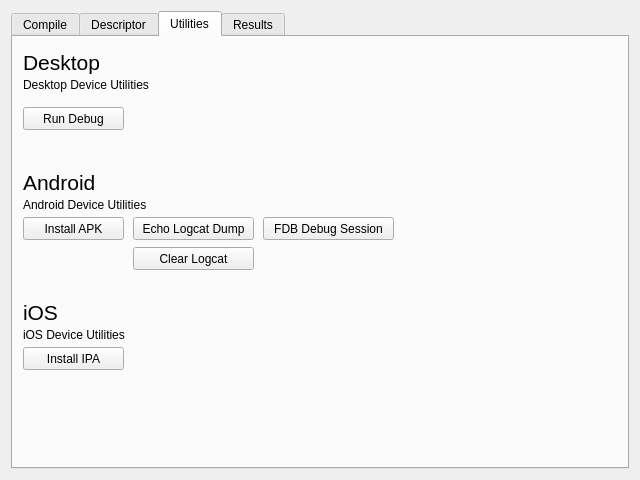
<?xml version="1.0" encoding="UTF-8"?>
<ui version="4.0">
 <class>Form</class>
 <widget class="QWidget" name="Form">
  <property name="geometry">
   <rect>
    <x>0</x>
    <y>0</y>
    <width>640</width>
    <height>480</height>
   </rect>
  </property>
  <property name="sizePolicy">
   <sizepolicy hsizetype="Expanding" vsizetype="Expanding">
    <horstretch>0</horstretch>
    <verstretch>0</verstretch>
   </sizepolicy>
  </property>
  <property name="minimumSize">
   <size>
    <width>640</width>
    <height>480</height>
   </size>
  </property>
  <property name="windowTitle">
   <string>ANE Compiler</string>
  </property>
  <layout class="QHBoxLayout" name="horizontalLayout_5">
   <item>
    <widget class="QTabWidget" name="mainTab">
     <property name="currentIndex">
      <number>2</number>
     </property>
     <widget class="QWidget" name="settingsTabPage">
      <attribute name="title">
       <string>Compile</string>
      </attribute>
      <layout class="QVBoxLayout" name="verticalLayout_7">
       <item>
        <widget class="QWidget" name="widget_4" native="true">
         <layout class="QHBoxLayout" name="horizontalLayout_2">
          <item>
           <widget class="QGroupBox" name="groupBox_3">
            <property name="title">
             <string>Compile Modes</string>
            </property>
            <layout class="QVBoxLayout" name="verticalLayout_6">
             <item>
              <widget class="QCheckBox" name="debugCheck">
               <property name="text">
                <string>Debug</string>
               </property>
              </widget>
             </item>
             <item>
              <widget class="QCheckBox" name="liveCheck">
               <property name="text">
                <string>Live</string>
               </property>
              </widget>
             </item>
             <item>
              <widget class="QCheckBox" name="packageAirCheck">
               <property name="text">
                <string>Package AIR</string>
               </property>
              </widget>
             </item>
             <item>
              <spacer name="verticalSpacer_4">
               <property name="orientation">
                <enum>Qt::Vertical</enum>
               </property>
               <property name="sizeHint" stdset="0">
                <size>
                 <width>20</width>
                 <height>40</height>
                </size>
               </property>
              </spacer>
             </item>
            </layout>
           </widget>
          </item>
          <item>
           <widget class="QGroupBox" name="platformBox">
            <property name="title">
             <string>Platforms To Compile</string>
            </property>
            <layout class="QVBoxLayout" name="verticalLayout_4">
             <item>
              <widget class="QCheckBox" name="webPlatformCheck">
               <property name="text">
                <string>Web (Flash)</string>
               </property>
              </widget>
             </item>
             <item>
              <widget class="QCheckBox" name="desktopPlatformCheck">
               <property name="text">
                <string>Desktop (AIR/Native)</string>
               </property>
              </widget>
             </item>
             <item>
              <widget class="QCheckBox" name="androidPlatformCheck">
               <property name="text">
                <string>Android</string>
               </property>
              </widget>
             </item>
             <item>
              <widget class="QCheckBox" name="iosPlatformCheck">
               <property name="text">
                <string>iOS</string>
               </property>
              </widget>
             </item>
             <item>
              <spacer name="verticalSpacer_3">
               <property name="orientation">
                <enum>Qt::Vertical</enum>
               </property>
               <property name="sizeHint" stdset="0">
                <size>
                 <width>20</width>
                 <height>40</height>
                </size>
               </property>
              </spacer>
             </item>
            </layout>
           </widget>
          </item>
          <item>
           <spacer name="horizontalSpacer_2">
            <property name="orientation">
             <enum>Qt::Horizontal</enum>
            </property>
            <property name="sizeHint" stdset="0">
             <size>
              <width>666</width>
              <height>20</height>
             </size>
            </property>
           </spacer>
          </item>
         </layout>
        </widget>
       </item>
       <item>
        <widget class="QWidget" name="widget_2" native="true">
         <layout class="QHBoxLayout" name="horizontalLayout">
          <item>
           <widget class="QWidget" name="widget_5" native="true">
            <layout class="QFormLayout" name="formLayout">
             <item row="0" column="0">
              <widget class="QLabel" name="label_3">
               <property name="text">
                <string>Flash Player Version:</string>
               </property>
               <property name="alignment">
                <set>Qt::AlignRight|Qt::AlignTrailing|Qt::AlignVCenter</set>
               </property>
              </widget>
             </item>
             <item row="0" column="1">
              <widget class="QComboBox" name="flashPlayerComboBox"/>
             </item>
             <item row="1" column="0">
              <widget class="QLabel" name="label_4">
               <property name="text">
                <string>AIR SDK Version:</string>
               </property>
               <property name="alignment">
                <set>Qt::AlignRight|Qt::AlignTrailing|Qt::AlignVCenter</set>
               </property>
              </widget>
             </item>
             <item row="1" column="1">
              <widget class="QComboBox" name="airSDKComboBox"/>
             </item>
            </layout>
           </widget>
          </item>
          <item>
           <spacer name="horizontalSpacer">
            <property name="orientation">
             <enum>Qt::Horizontal</enum>
            </property>
            <property name="sizeHint" stdset="0">
             <size>
              <width>469</width>
              <height>20</height>
             </size>
            </property>
           </spacer>
          </item>
         </layout>
        </widget>
       </item>
       <item>
        <widget class="QWidget" name="widget_7" native="true">
         <layout class="QHBoxLayout" name="horizontalLayout_4">
          <item>
           <widget class="QWidget" name="widget" native="true">
            <layout class="QVBoxLayout" name="verticalLayout_5">
             <item>
              <widget class="QLabel" name="label_5">
               <property name="text">
                <string>Remote Debugging:</string>
               </property>
              </widget>
             </item>
             <item>
              <widget class="QComboBox" name="remoteDebugComboBox"/>
             </item>
            </layout>
           </widget>
          </item>
          <item>
           <spacer name="horizontalSpacer_4">
            <property name="orientation">
             <enum>Qt::Horizontal</enum>
            </property>
            <property name="sizeHint" stdset="0">
             <size>
              <width>40</width>
              <height>20</height>
             </size>
            </property>
           </spacer>
          </item>
         </layout>
        </widget>
       </item>
       <item>
        <spacer name="verticalSpacer">
         <property name="orientation">
          <enum>Qt::Vertical</enum>
         </property>
         <property name="sizeHint" stdset="0">
          <size>
           <width>20</width>
           <height>140</height>
          </size>
         </property>
        </spacer>
       </item>
       <item>
        <widget class="QWidget" name="widget_6" native="true">
         <layout class="QHBoxLayout" name="horizontalLayout_3">
          <item>
           <widget class="QPushButton" name="compileBtn">
            <property name="font">
             <font>
              <pointsize>10</pointsize>
             </font>
            </property>
            <property name="text">
             <string>Compile</string>
            </property>
           </widget>
          </item>
          <item>
           <spacer name="horizontalSpacer_3">
            <property name="orientation">
             <enum>Qt::Horizontal</enum>
            </property>
            <property name="sizeHint" stdset="0">
             <size>
              <width>852</width>
              <height>20</height>
             </size>
            </property>
           </spacer>
          </item>
         </layout>
        </widget>
       </item>
      </layout>
     </widget>
     <widget class="QWidget" name="descriptorTabPage">
      <attribute name="title">
       <string>Descriptor</string>
      </attribute>
      <layout class="QVBoxLayout" name="verticalLayout_2">
       <item>
        <widget class="QLabel" name="label">
         <property name="font">
          <font>
           <pointsize>12</pointsize>
          </font>
         </property>
         <property name="text">
          <string>Version Label:</string>
         </property>
        </widget>
       </item>
       <item>
        <widget class="QWidget" name="widget_10" native="true">
         <layout class="QHBoxLayout" name="horizontalLayout_6">
          <item>
           <widget class="QWidget" name="widget_8" native="true">
            <layout class="QFormLayout" name="formLayout_3">
             <property name="margin">
              <number>0</number>
             </property>
             <item row="0" column="0">
              <widget class="QLabel" name="label_13">
               <property name="text">
                <string>Prefix</string>
               </property>
              </widget>
             </item>
             <item row="0" column="1">
              <widget class="QLineEdit" name="prefixLine"/>
             </item>
             <item row="1" column="0">
              <widget class="QLabel" name="label_14">
               <property name="text">
                <string>Suffix</string>
               </property>
              </widget>
             </item>
             <item row="1" column="1">
              <widget class="QSpinBox" name="suffixSpin"/>
             </item>
            </layout>
           </widget>
          </item>
          <item>
           <spacer name="horizontalSpacer_6">
            <property name="orientation">
             <enum>Qt::Horizontal</enum>
            </property>
            <property name="sizeHint" stdset="0">
             <size>
              <width>284</width>
              <height>20</height>
             </size>
            </property>
           </spacer>
          </item>
         </layout>
        </widget>
       </item>
       <item>
        <widget class="QLabel" name="label_2">
         <property name="font">
          <font>
           <pointsize>12</pointsize>
          </font>
         </property>
         <property name="text">
          <string>Version Number:</string>
         </property>
        </widget>
       </item>
       <item>
        <widget class="QWidget" name="widget_9" native="true">
         <layout class="QHBoxLayout" name="horizontalLayout_7">
          <item>
           <widget class="QWidget" name="widget_3" native="true">
            <layout class="QFormLayout" name="formLayout_2">
             <property name="labelAlignment">
              <set>Qt::AlignRight|Qt::AlignTrailing|Qt::AlignVCenter</set>
             </property>
             <property name="margin">
              <number>0</number>
             </property>
             <item row="0" column="0">
              <widget class="QLabel" name="label_10">
               <property name="text">
                <string>Major</string>
               </property>
               <property name="alignment">
                <set>Qt::AlignRight|Qt::AlignTrailing|Qt::AlignVCenter</set>
               </property>
              </widget>
             </item>
             <item row="0" column="1">
              <widget class="QSpinBox" name="majorSpin"/>
             </item>
             <item row="1" column="0">
              <widget class="QLabel" name="label_11">
               <property name="text">
                <string>Minor</string>
               </property>
               <property name="alignment">
                <set>Qt::AlignRight|Qt::AlignTrailing|Qt::AlignVCenter</set>
               </property>
              </widget>
             </item>
             <item row="1" column="1">
              <widget class="QSpinBox" name="minorSpin"/>
             </item>
             <item row="2" column="0">
              <widget class="QLabel" name="label_12">
               <property name="text">
                <string>Revision</string>
               </property>
              </widget>
             </item>
             <item row="2" column="1">
              <widget class="QSpinBox" name="revisionSpin"/>
             </item>
            </layout>
           </widget>
          </item>
          <item>
           <spacer name="horizontalSpacer_5">
            <property name="orientation">
             <enum>Qt::Horizontal</enum>
            </property>
            <property name="sizeHint" stdset="0">
             <size>
              <width>483</width>
              <height>20</height>
             </size>
            </property>
           </spacer>
          </item>
         </layout>
        </widget>
       </item>
       <item>
        <widget class="QWidget" name="widget_11" native="true">
         <layout class="QHBoxLayout" name="horizontalLayout_8">
          <item>
           <widget class="QPushButton" name="reloadSettingsBtn">
            <property name="text">
             <string>Reload</string>
            </property>
           </widget>
          </item>
          <item>
           <widget class="QPushButton" name="incrementSettingsBtn">
            <property name="text">
             <string>Increment</string>
            </property>
           </widget>
          </item>
          <item>
           <widget class="QPushButton" name="writeSettingsBtn">
            <property name="text">
             <string>Write</string>
            </property>
           </widget>
          </item>
          <item>
           <spacer name="horizontalSpacer_7">
            <property name="orientation">
             <enum>Qt::Horizontal</enum>
            </property>
            <property name="sizeHint" stdset="0">
             <size>
              <width>415</width>
              <height>20</height>
             </size>
            </property>
           </spacer>
          </item>
         </layout>
        </widget>
       </item>
       <item>
        <spacer name="verticalSpacer_2">
         <property name="orientation">
          <enum>Qt::Vertical</enum>
         </property>
         <property name="sizeHint" stdset="0">
          <size>
           <width>20</width>
           <height>152</height>
          </size>
         </property>
        </spacer>
       </item>
      </layout>
     </widget>
     <widget class="QWidget" name="utilsTabPage">
      <attribute name="title">
       <string>Utilities</string>
      </attribute>
      <widget class="QPushButton" name="installApkBtn">
       <property name="geometry">
        <rect>
         <x>10</x>
         <y>180</y>
         <width>101</width>
         <height>23</height>
        </rect>
       </property>
       <property name="text">
        <string>Install APK</string>
       </property>
      </widget>
      <widget class="QPushButton" name="runDebugBtn">
       <property name="geometry">
        <rect>
         <x>10</x>
         <y>70</y>
         <width>101</width>
         <height>23</height>
        </rect>
       </property>
       <property name="text">
        <string>Run Debug</string>
       </property>
      </widget>
      <widget class="QLabel" name="label_6">
       <property name="geometry">
        <rect>
         <x>10</x>
         <y>130</y>
         <width>111</width>
         <height>31</height>
        </rect>
       </property>
       <property name="font">
        <font>
         <pointsize>16</pointsize>
        </font>
       </property>
       <property name="text">
        <string>Android</string>
       </property>
      </widget>
      <widget class="QLabel" name="label_7">
       <property name="geometry">
        <rect>
         <x>10</x>
         <y>160</y>
         <width>211</width>
         <height>16</height>
        </rect>
       </property>
       <property name="text">
        <string>Android Device Utilities</string>
       </property>
      </widget>
      <widget class="QLabel" name="label_8">
       <property name="geometry">
        <rect>
         <x>10</x>
         <y>10</y>
         <width>111</width>
         <height>31</height>
        </rect>
       </property>
       <property name="font">
        <font>
         <pointsize>16</pointsize>
        </font>
       </property>
       <property name="text">
        <string>Desktop</string>
       </property>
      </widget>
      <widget class="QLabel" name="label_9">
       <property name="geometry">
        <rect>
         <x>10</x>
         <y>40</y>
         <width>211</width>
         <height>16</height>
        </rect>
       </property>
       <property name="text">
        <string>Desktop Device Utilities</string>
       </property>
      </widget>
      <widget class="QPushButton" name="logcatDumpBtn">
       <property name="geometry">
        <rect>
         <x>120</x>
         <y>180</y>
         <width>121</width>
         <height>23</height>
        </rect>
       </property>
       <property name="text">
        <string>Echo Logcat Dump</string>
       </property>
      </widget>
      <widget class="QPushButton" name="clearLogcatBtn">
       <property name="geometry">
        <rect>
         <x>120</x>
         <y>210</y>
         <width>121</width>
         <height>23</height>
        </rect>
       </property>
       <property name="text">
        <string>Clear Logcat</string>
       </property>
      </widget>
      <widget class="QPushButton" name="flexDebugBtn">
       <property name="geometry">
        <rect>
         <x>250</x>
         <y>180</y>
         <width>131</width>
         <height>23</height>
        </rect>
       </property>
       <property name="text">
        <string>FDB Debug Session</string>
       </property>
      </widget>
      <widget class="QLabel" name="label_15">
       <property name="geometry">
        <rect>
         <x>10</x>
         <y>260</y>
         <width>111</width>
         <height>31</height>
        </rect>
       </property>
       <property name="font">
        <font>
         <pointsize>16</pointsize>
        </font>
       </property>
       <property name="text">
        <string>iOS</string>
       </property>
      </widget>
      <widget class="QLabel" name="label_16">
       <property name="geometry">
        <rect>
         <x>10</x>
         <y>290</y>
         <width>211</width>
         <height>16</height>
        </rect>
       </property>
       <property name="text">
        <string>iOS Device Utilities</string>
       </property>
      </widget>
      <widget class="QPushButton" name="installIpaBtn">
       <property name="geometry">
        <rect>
         <x>10</x>
         <y>310</y>
         <width>101</width>
         <height>23</height>
        </rect>
       </property>
       <property name="text">
        <string>Install IPA</string>
       </property>
      </widget>
     </widget>
     <widget class="QWidget" name="resultsTabPage">
      <attribute name="title">
       <string>Results</string>
      </attribute>
      <layout class="QVBoxLayout" name="verticalLayout">
       <item>
        <widget class="QTextBrowser" name="resultsTextBrowser">
         <property name="enabled">
          <bool>true</bool>
         </property>
         <property name="cursor" stdset="0">
          <cursorShape>ArrowCursor</cursorShape>
         </property>
         <property name="acceptDrops">
          <bool>true</bool>
         </property>
         <property name="verticalScrollBarPolicy">
          <enum>Qt::ScrollBarAlwaysOn</enum>
         </property>
        </widget>
       </item>
      </layout>
     </widget>
    </widget>
   </item>
  </layout>
 </widget>
 <resources/>
 <connections/>
</ui>
